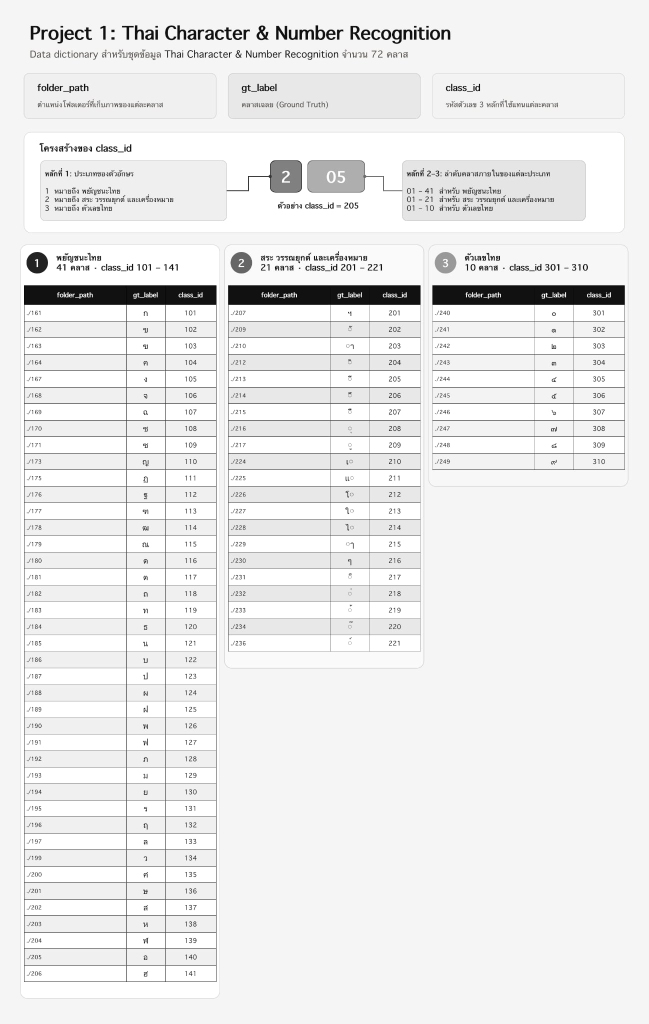
#> input picture assets/test-challenge/detail-assign-part1.jpg, 1297 x 2048 px (shown at 1/2 size)
$ python -i quality.py   (imports and definitions only)
#> lines starting #> are read from the running program, lines starting #| are printed output that depends on the picture; after the words box and inside, x2 and y2 are one past the last pixel; in counts of white or black regions, pixels touching at a corner belong together
"""Conservative, review-first quality measurements for dark glyphs on light paper."""

from __future__ import annotations

from pathlib import Path

import numpy as np
import pandas as pd
from PIL import Image, ImageFilter
from scipy import ndimage as ndi
from tqdm.auto import tqdm

from .preprocess import letterbox

QUALITY_VERSION = 1
PREPROCESS_MODES = ("RAW", "BBOX_NORMALIZATION", "LIGHT_DENOISE", "MEDIAN_FILTER", "COMPONENT_CLEANING")


def _foreground(gray: np.ndarray) -> np.ndarray:
    # Otsu can classify a blank page as foreground. Clamp its threshold to protect pale ink.
    hist = np.bincount(gray.ravel(), minlength=256).astype(float)
    p = hist / hist.sum()
    omega = np.cumsum(p)
    mu = np.cumsum(p * np.arange(256))
    between = (mu[-1] * omega - mu) ** 2 / np.maximum(omega * (1 - omega), 1e-12)
    threshold = min(int(np.argmax(between)), 225)
    return gray <= threshold


def measure_image(path: Path) -> dict:
    with Image.open(path) as image:
#> image is the input picture: PIL image 1297x2048 RGB; mean R, G, B 236.1, 236.1, 236.1
        gray = np.asarray(image.convert("L"), dtype=np.uint8)
    h, w = gray.shape
#> h = 2048; w = 1297
    fg = _foreground(gray)
#> in _foreground, `hist = np.bincount(gray.ravel(), minlength=256).astype(float)`: hist = 256 values, max 1109093 at index 245, min 177 at index 1, mean 10376
#> in _foreground, `p = hist / hist.sum()`: p = 256 values, max 0.418 at index 245, min 6.66e-05 at index 1, mean 0.00391
#> in _foreground, `omega = np.cumsum(p)`: omega = 256 values from 0.000364 to 1
#> in _foreground, `mu = np.cumsum(p * np.arange(256))`: mu = 256 values from 0 to 236.1
#> in _foreground, `between = (mu[-1] * omega - mu) ** 2 / np.maximum(omega * (1 - omega),..`: between = 256 values, max 1581.8 at index 148, min 0 at index 255, mean 1245.2
#> in _foreground, `threshold = min(int(np.argmax(between)), 225)`: threshold = 148
#> in _foreground, `return gray <= threshold`:
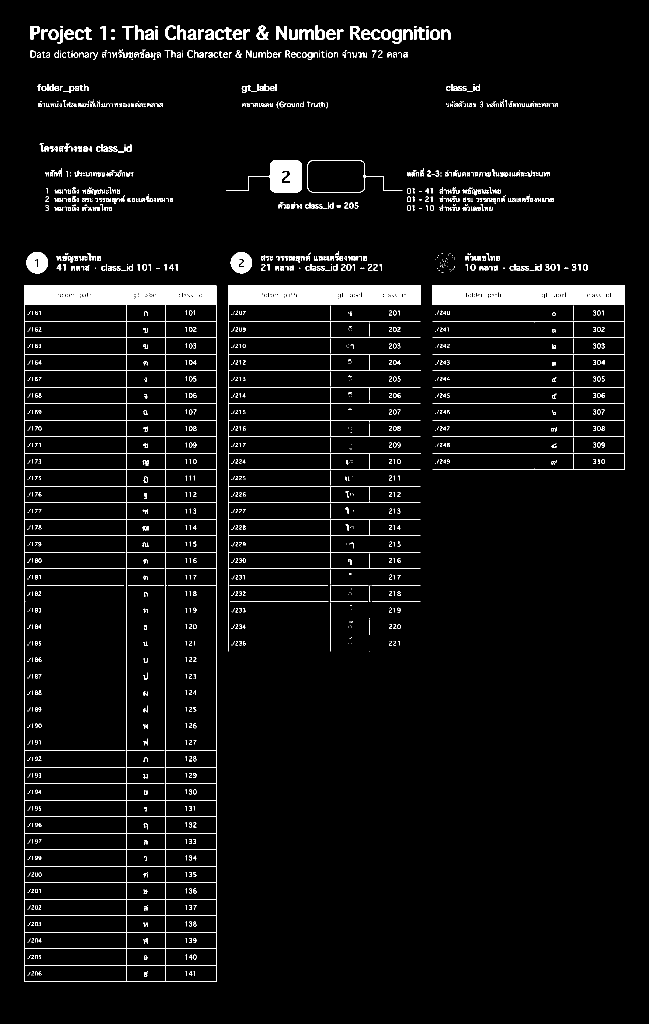
#> returned value: shape (2048, 1297) bool (shown at 1/2 size); 4.5% white; 1626 white regions (895 under 20 px), largest, box (x1, y1, x2, y2) and area: (48, 570, 433, 1964) 30789, (456, 570, 841, 1303) 21842, (865, 570, 1250, 940) 18946
    labels, count = ndi.label(fg, structure=np.ones((3, 3), dtype=np.uint8))
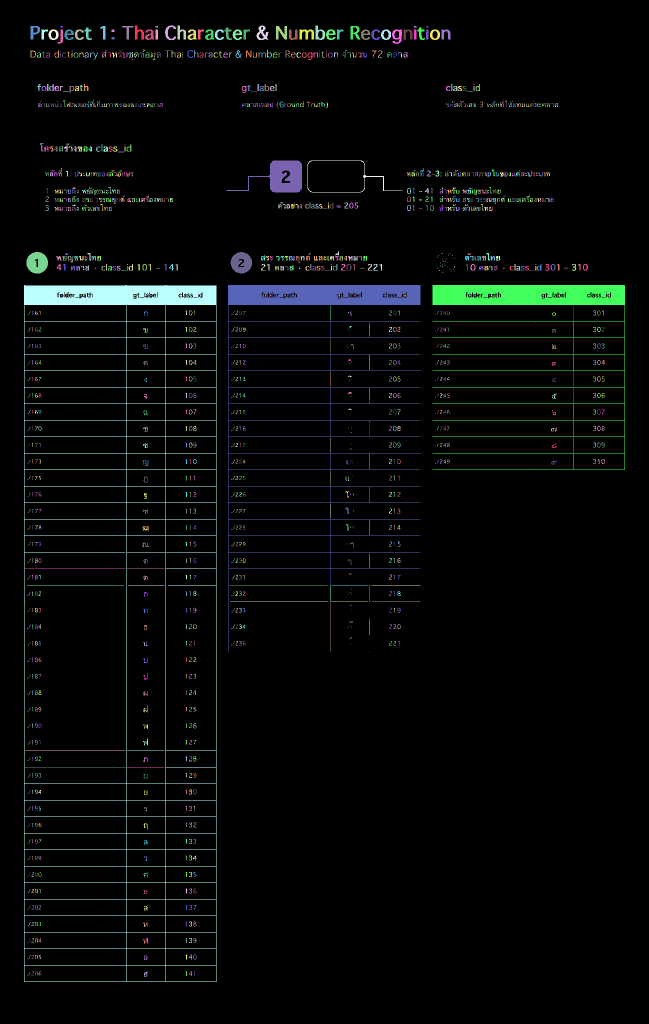
#> labels: shape (2048, 1297) int32 (shown at 1/2 size); 1627 distinct labels, from 0 to 1626; one colour per label, 0 black
#> count = 1626
    areas = np.bincount(labels.ravel())[1:]
#> areas = 1626 values, max 30789 at index 744, min 1 at index 154, mean 73.08
    tiny = areas <= max(1, int(fg.sum() * 0.001))
    border = bool(fg[0].any() or fg[-1].any() or fg[:, 0].any() or fg[:, -1].any())
#> border = False
    ys, xs = np.where(fg)
    box_ratio = float(((xs.max() - xs.min() + 1) * (ys.max() - ys.min() + 1)) / gray.size) if len(xs) else 0.0
#> box_ratio = 0.866
    # Count enclosed bright pinholes relative to the full image.
    holes = ndi.binary_fill_holes(fg) & ~fg & (gray >= 245)
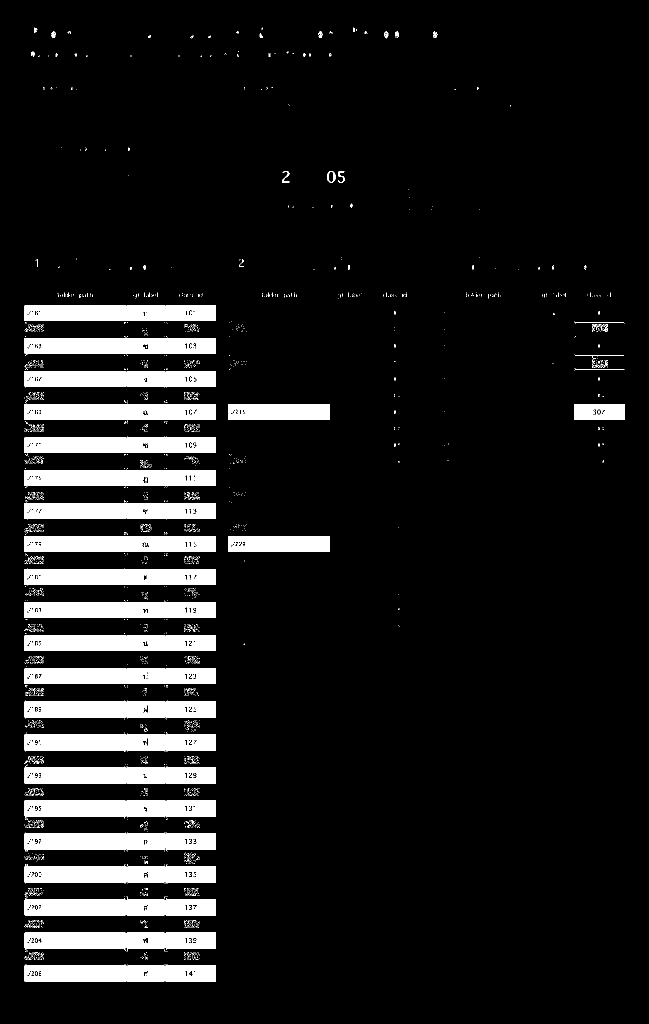
#> holes: shape (2048, 1297) bool (shown at 1/2 size); 10.3% white; 3012 white regions (2919 under 20 px), largest, box (x1, y1, x2, y2) and area: (49, 874, 252, 906) 6397, (49, 1006, 252, 1038) 6396, (49, 940, 252, 972) 6385
    hole_labels, hole_count = ndi.label(holes)
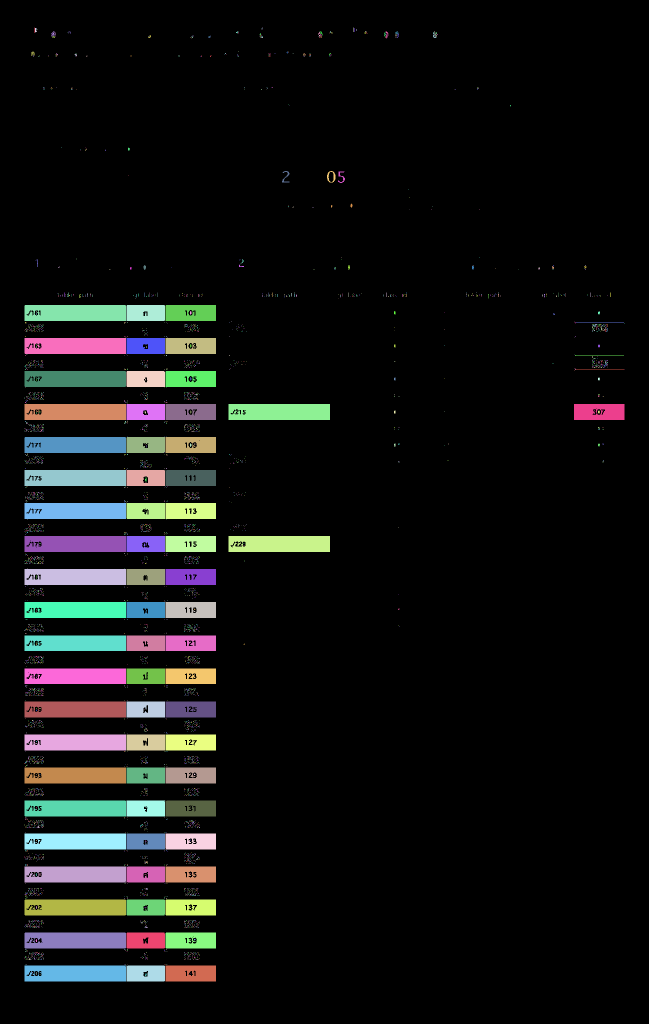
#> hole_labels: shape (2048, 1297) int32 (shown at 1/2 size); 4410 distinct labels, from 0 to 4409; one colour per label, 0 black
#> hole_count = 4409
    hole_areas = np.bincount(hole_labels.ravel())[1:]
#> hole_areas = 4409 values, max 6397 at index 1364, min 1 at index 1, mean 61.79
    white_noise = float(hole_areas[hole_areas <= max(1, int(fg.sum() * .001))].sum() / gray.size) if hole_count else 0.
#> white_noise = 0.00312
    lap = ndi.laplace(gray.astype(np.float32))
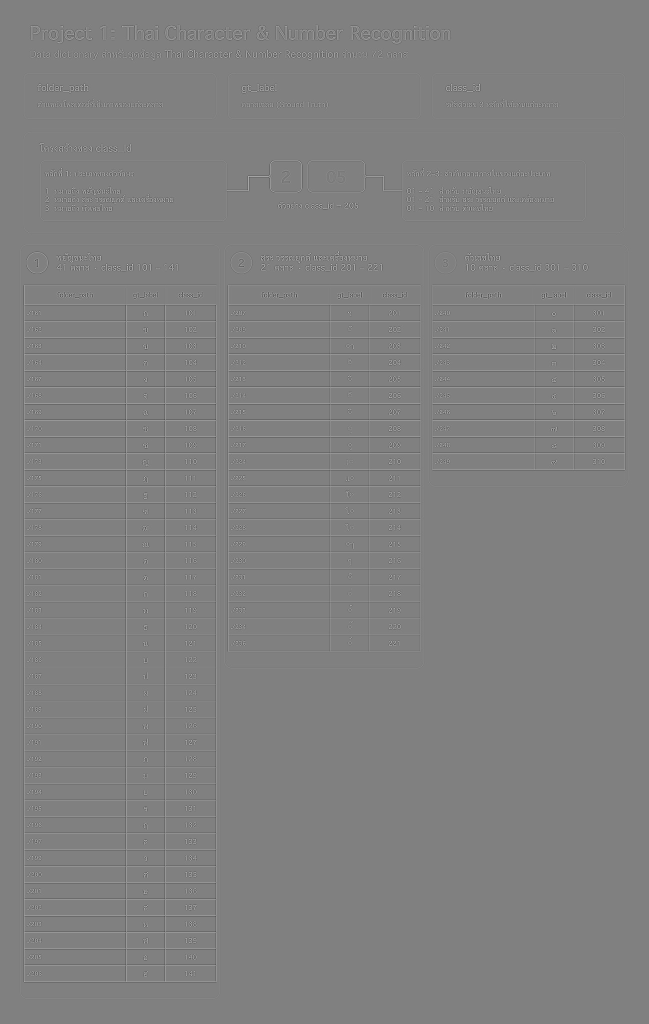
#> lap: shape (2048, 1297) float32 (shown at 1/2 size); min -689, max 678, mean 0; drawn with min black and max white
    return dict(width=w, height=h, aspect_ratio=w / h,
                mean_intensity=float(gray.mean()), std_intensity=float(gray.std()),
                foreground_ratio=float(fg.mean()), white_ratio=float((gray >= 245).mean()),
                black_ratio=float((gray <= 10).mean()), num_components=count,
                tiny_components=int(tiny.sum()), black_speckle_ratio=float(areas[tiny].sum() / gray.size) if count else 0.0,
                white_speckle_ratio=white_noise, border_touch=border,
                blur_score=float(lap.var()), contrast_score=float(np.percentile(gray, 95) - np.percentile(gray, 5)),
                bbox_ratio=box_ratio, possible_empty=bool(fg.sum() == 0),
                possible_mostly_background=bool(fg.mean() < 0.005))


# [143 lines left out: functions audit_images, flag_quality, _bbox_and_pad, _light_denoise, _component_clean, preprocess_candidate and 1 more, not called in this run]

>>> result = measure_image('../../assets/test-challenge/detail-assign-part1.jpg')
#> result = 18 items

$ run again, on assets/test-challenge/detail-assign-part2.jpg
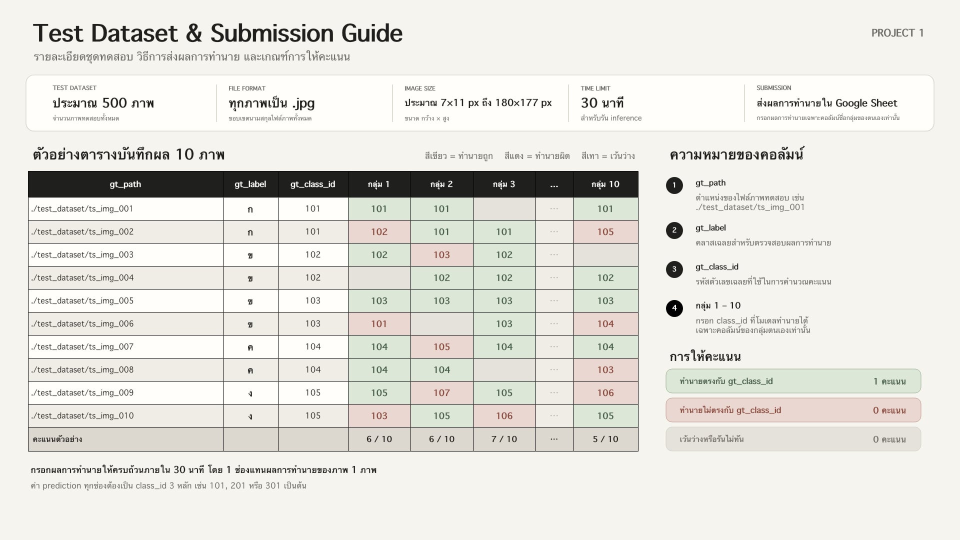
#> input picture assets/test-challenge/detail-assign-part2.jpg, 1920 x 1080 px (shown at 1/2 size)
#> in measure_image, image is the input picture: PIL image 1920x1080 RGB; mean R, G, B 228.7, 227.6, 221.7
#> hist = 256 values, max 960244 at index 244, min 97 at index 9, mean 8100
#> p = 256 values, max 0.463 at index 244, min 4.68e-05 at index 9, mean 0.00391
#> omega = 256 values from 0.00246 to 1
#> mu = 256 values from 0 to 227.4
#> between = 256 values, max 2305.5 at index 141, min 8.08e-16 at index 255, mean 1783.4
#> threshold = 141
#> in measure_image, `labels, count = ndi.label(fg, structure=np.ones((3, 3), dtype=np.uint8))`:
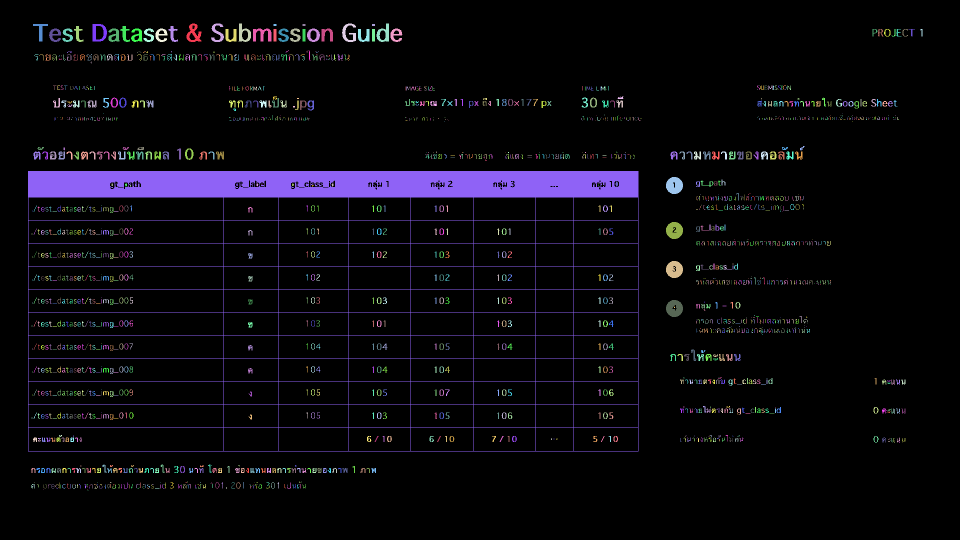
#> labels: shape (1080, 1920) int32 (shown at 1/2 size); 1928 distinct labels, from 0 to 1927; one colour per label, 0 black
#> count = 1927
#> areas = 1927 values, max 80438 at index 694, min 1 at index 48, mean 68.71
#> border = False
#> box_ratio = 0.806
#> holes: shape (1080, 1920) bool; 6.7% white; 1866 white regions (1817 under 20 px), largest, box (x1, y1, x2, y2) and area: (57, 395, 446, 440) 16121, (57, 579, 446, 624) 16080, (57, 671, 446, 716) 16078
#> in measure_image, `hole_labels, hole_count = ndi.label(holes)`:
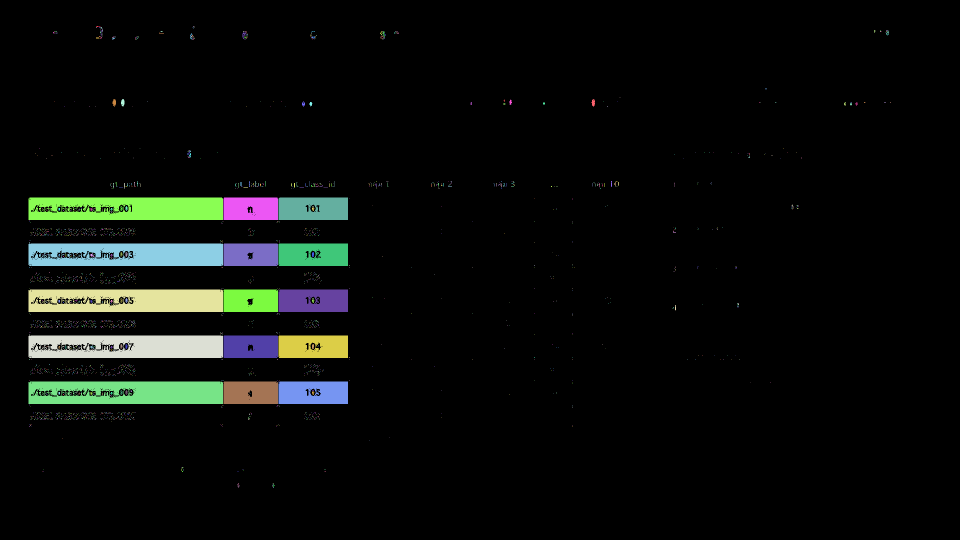
#> hole_labels: shape (1080, 1920) int32 (shown at 1/2 size); 2593 distinct labels, from 0 to 2592; one colour per label, 0 black
#> hole_count = 2592
#> hole_areas = 2592 values, max 16070 at index 387, min 1 at index 5, mean 53.85
#> white_noise = 0.00258
#> result = 18 items
